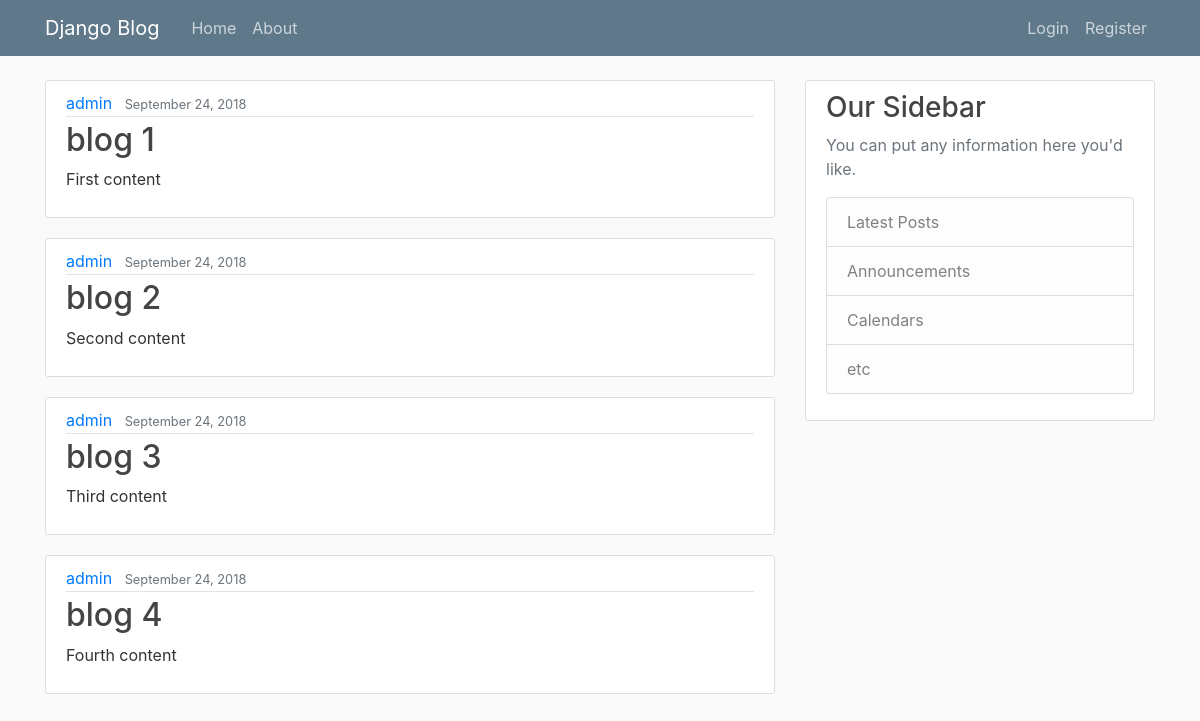
Before: / with the older database file.
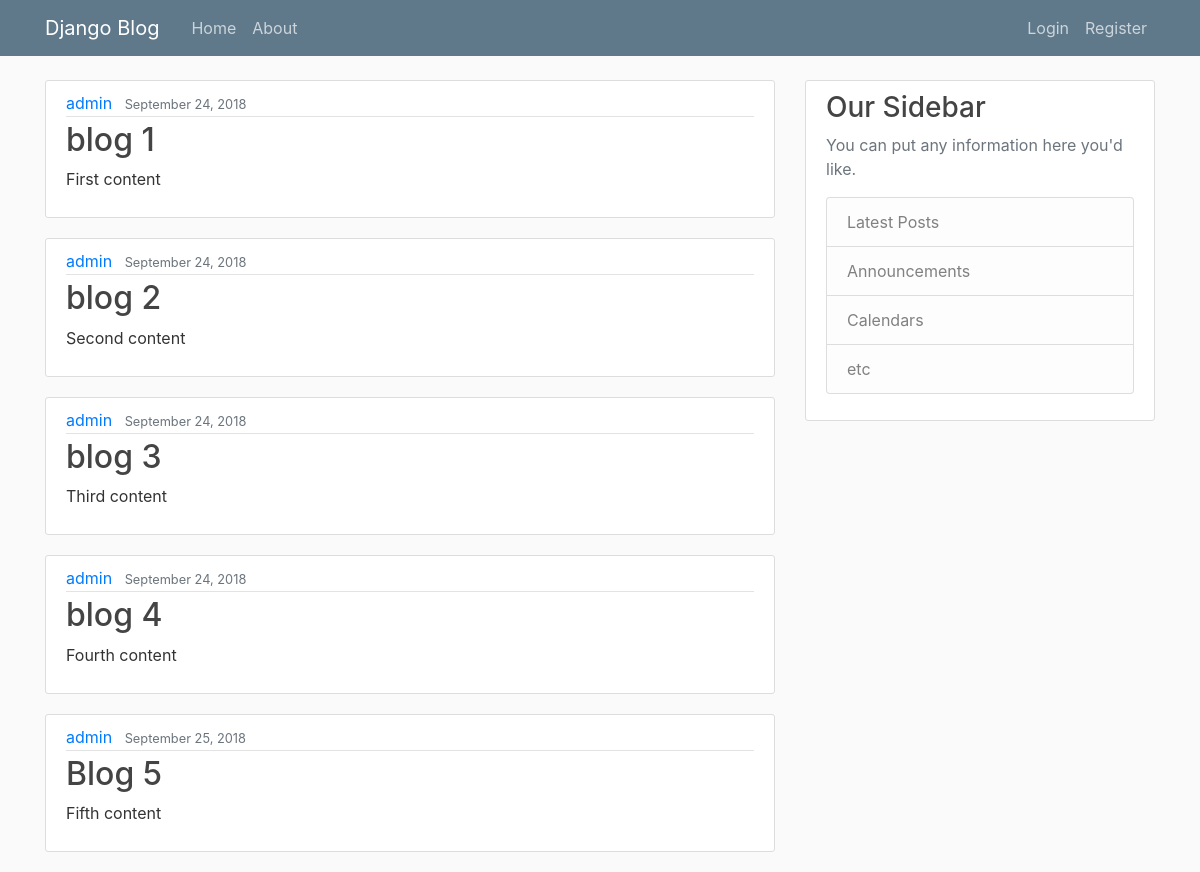
After: the same page with the newer database file.
### blog/models.py (models this page shows, shortened)
class Post(models.Model):
    title = models.CharField(max_length=100)
    content = models.TextField()
    date_posted = models.DateTimeField(default=datetime.datetime.now)
    author = models.ForeignKey(User, on_delete=models.CASCADE)

### blog/views.py (the view)
# urls.py: path('', views.home, name="blog-home"),
def home(request):
	context = {
		'posts' : Post.objects.all()
	}
	return render(request, "blog/home.html", context)

### blog/templates/blog/home.html
{% extends "blog/base.html" %}
{% block content %}
    {% for post in posts %}
        <article class="media content-section">
          <div class="media-body">
            <div class="article-metadata">
              <a class="mr-2" href="#">{{ post.author }}</a>
              <small class="text-muted">{{ post.date_posted|date:"F d, Y" }}</small>
            </div>
            <h2><a class="article-title" href="#">{{ post.title }}</a></h2>
            <p class="article-content">{{ post.content }}</p>
          </div>
        </article>
    {% endfor %}
{% endblock content %}

Changed rows visible on the page:
added Post: author "admin", date_posted "September 25, 2018", title "Blog 5", content "Fifth content"
